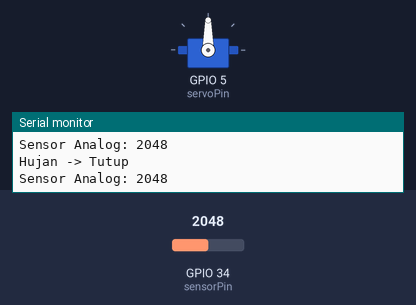
A sketch run on a simulated ESP32. Shown: servo, the last lines printed to the serial monitor. The inputs (shaded band) are chosen by the test bench; at power-on: GPIO 34 (sensorPin) = 2048. WiFi joins after 1.5 s; servers stay silent unless stated.

Above: at 3.0 s.
3.1 s: GPIO 34 (sensorPin) set to 3463
5.0 s: GPIO 34 (sensorPin) set to 3542
At 6.6 s:
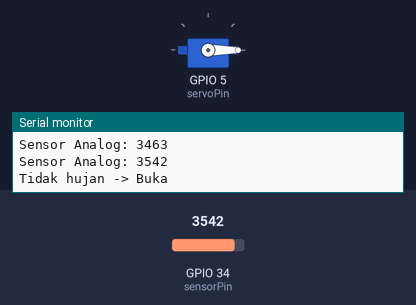
7.3 s: GPIO 34 (sensorPin) set to 3460
At 8.2 s:
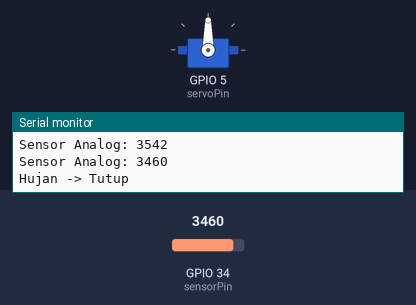
9.3 s: GPIO 34 (sensorPin) set to 3540
At 11.0 s:
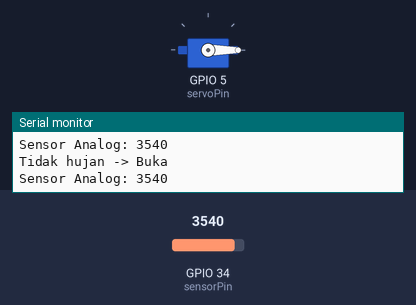
Timing chart, 0 to 12.3 s (numbered marks = the images above; inputs shaded):
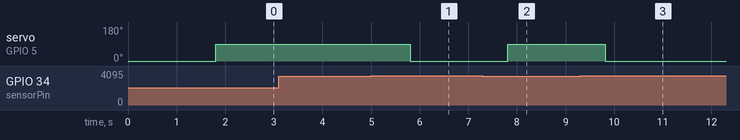

Measured:
- the behaviour switches between 3499 and 3500 on GPIO 34 (sensorPin) (found by bisection; images 0 and 1)
- after the input at 5.0 s, servo on GPIO 5 (servoPin): 90° → 0° after 0.81 s
- after the input at 7.3 s, servo on GPIO 5 (servoPin): 0° → 90° after 0.51 s
- after the input at 9.3 s, servo on GPIO 5 (servoPin): 90° → 0° after 0.51 s

The sketch:

proyekjemuran.ino
```cpp
#define BLYNK_PRINT Serial
#define BLYNK_TEMPLATE_ID "TMPL6JMfG8zkN"
#define BLYNK_TEMPLATE_NAME "Rain drop sensor"
#define BLYNK_AUTH_TOKEN "zE5lWXwSKfc6YcngfXRZ9ZJfEnucEGPl"

#include <WiFi.h>
#include <WiFiClient.h>
#include <BlynkSimpleEsp32.h>
#include <ESP32Servo.h>

// WiFi
char ssid[] = "pop";
char pass[] = "pianjing";

// Interval
unsigned long interval = 0;

// Servo
Servo myServo;

// Sensor & Servo
int sensorPin = 34;
int servoPin = 5;
int threshold = 3500;

bool isRaining = false;

// Status untuk dashboard
String statusAtap = "Terbuka";

void setup() {
  Serial.begin(115200);

  Blynk.begin(BLYNK_AUTH_TOKEN, ssid, pass);

  myServo.attach(servoPin);
  myServo.write(0);

  // Kirim data awal ke Blynk
  Blynk.virtualWrite(V0, statusAtap);
  Blynk.virtualWrite(V34, 0);
}

void loop() {
  Blynk.run();

  if (millis() - interval > 1000) {
    interval = millis();

    int sensorValue = analogRead(sensorPin);

    Serial.print("Sensor Analog: ");
    Serial.println(sensorValue);

    // V34 = nilai sensor
    Blynk.virtualWrite(V34, sensorValue);

    // Saat hujan
    if (sensorValue < threshold && !isRaining) {
      Serial.println("Hujan -> Tutup");
      myServo.write(90);
      isRaining = true;

      statusAtap = "Hujan";
      Blynk.virtualWrite(V0, statusAtap);
    }

    // Saat tidak hujan
    if (sensorValue >= threshold && isRaining) {
      Serial.println("Tidak hujan -> Buka");
      myServo.write(0);
      isRaining = false;

      statusAtap = "Cerah";
      Blynk.virtualWrite(V0, statusAtap);
    }
  }
}
```
